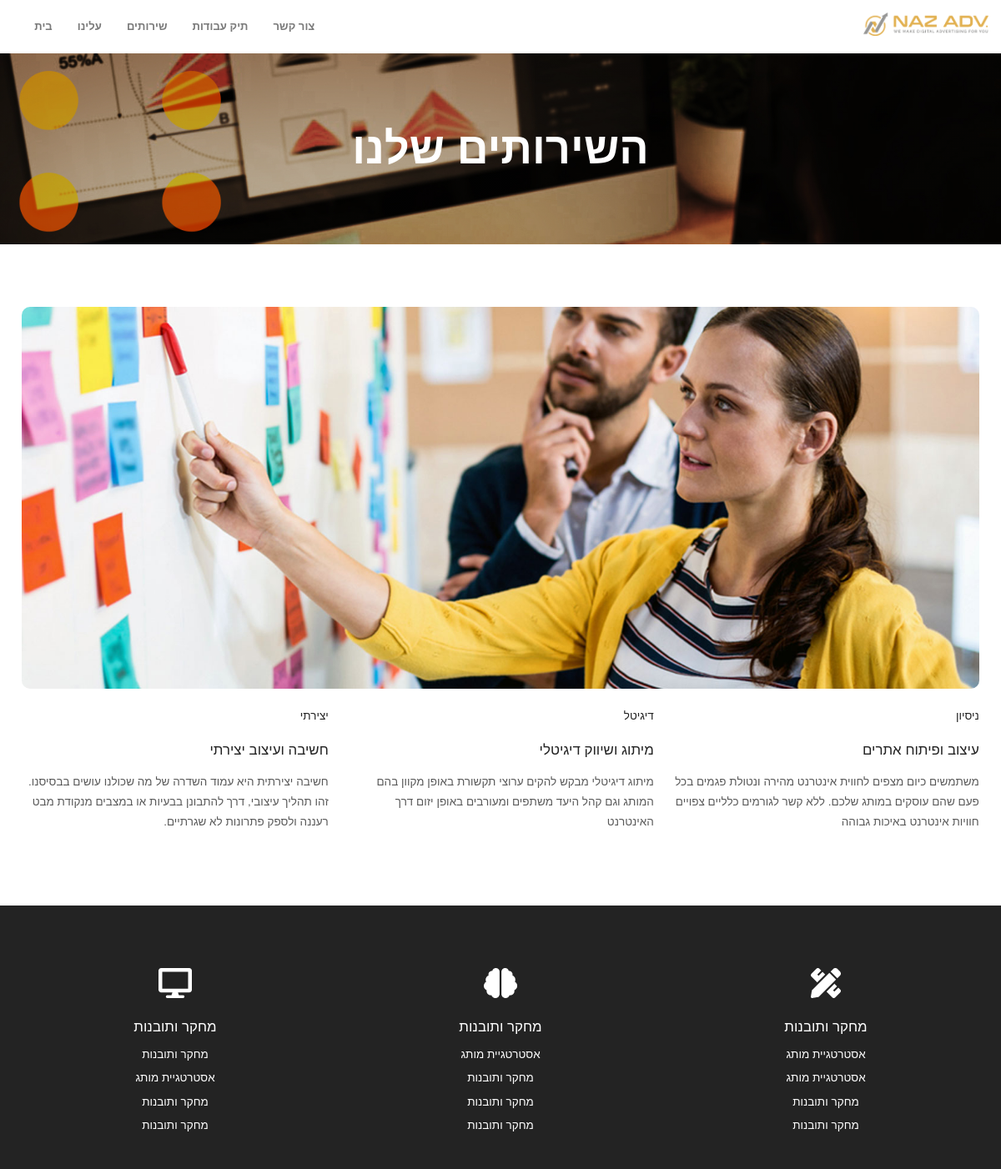
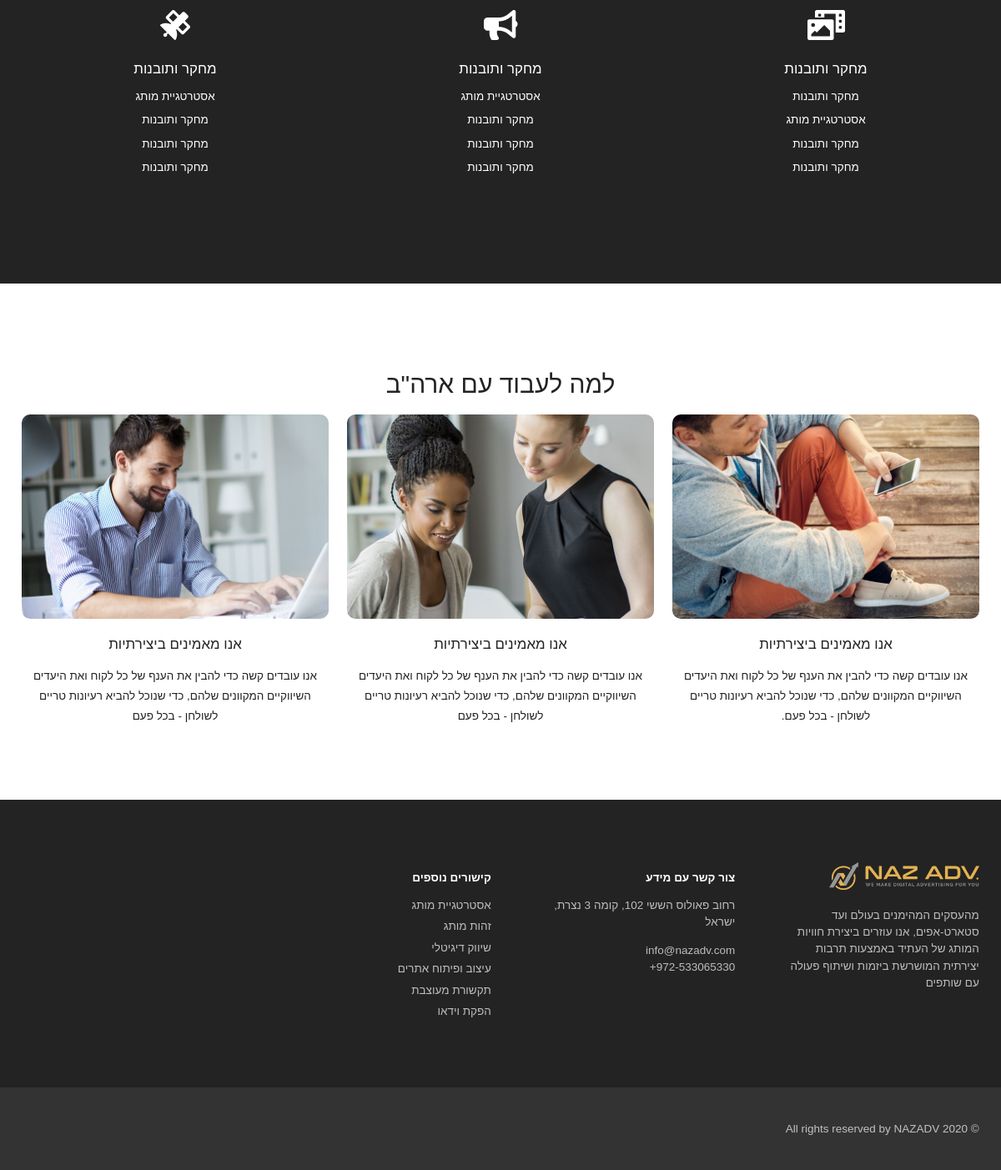
Page /services/ on the committed database (2 pictures, top to bottom).
### home/models.py (models this page shows)
class Brand(models.Model):
  logo = models.ImageField(upload_to="images/")
  favicon = models.ImageField(upload_to="images/")

### service/models.py (models this page shows, shortened)
class ServiceBanner(models.Model):
    heading = models.CharField(max_length=200)
    banner_image = models.ImageField(upload_to="images/")

class Cover(models.Model):
  cover = models.ImageField(upload_to="images/")

class Service_Fields(models.Model):
  category = models.CharField(max_length=200)
  title = models.CharField(max_length=200)
  summary = models.TextField()

class Service_Categories(models.Model):
  icon = models.ImageField(upload_to="images/")
  title = models.CharField(max_length=200)

class Service_Tag(models.Model):
  tag = models.CharField(max_length=200)
  service_categories = models.ForeignKey(Service_Categories, on_delete=models.CASCADE)

class Why_Work(models.Model):
  image = models.ImageField(upload_to="images/")
  title = models.CharField(max_length=200)
  summary = models.TextField()

### service/views.py (the view)
# urls.py: path('services/', include('service.urls')),
def service(request):
  brand = Brand.objects.all()[0]
  banner = ServiceBanner.objects.all()[0]
  cover = Cover.objects.all()[0]
  service_fields = Service_Fields.objects.all()[:3]
  service_categories = Service_Categories.objects.all()[:6]
  service_tag = Service_Tag.objects.all()
  why_work = Why_Work.objects.all()[:3]
  context = {
    	'brand':brand,
      'banner':banner,
      'cover': cover,
      'service_fields': service_fields,
      'service_categories': service_categories,
      'service_tag': service_tag,
      'why_work': why_work
  }
  return render(request, 'service/services.html', context)

### service/templates/service/services.html (shortened to what this page needs)
<!DOCTYPE html>
<html lang="en" dir="rtl">
{% load staticfiles %}
    <link rel="stylesheet" href="https://cdnjs.cloudflare.com/ajax/libs/materialize/1.0.0/css/materialize.min.css">
    <link href="https://unpkg.com/aos@2.3.1/dist/aos.css" rel="stylesheet">
    <link rel="stylesheet" href="https://cdnjs.cloudflare.com/ajax/libs/font-awesome/5.13.0/css/all.min.css">
    <link rel="stylesheet" href="{% static 'css/styles.min.css' %}">
<body>
<nav class="white">
    <div class="container">
        <div class="nav-wrapper">
            <a href="{% url 'home' %}" class="brand-logo">
                <img src="{{brand.logo.url}}" width="150" alt="logo">
            </a>
            <ul id="nav-mobile" class="left hide-on-med-and-down pl-2">
                <li><a href="{% url 'home' %}">בית</a></li>
                <li><a href="{% url 'aboutus' %}">עלינו</a></li>
                <li><a href="{% url 'service' %}">שירותים</a></li>
                <li><a href="{% url 'portfolio' %}">תיק עבודות</a></li>
                <li><a href="{% url 'contact' %}">צור קשר</a></li>
            </ul>
        </div>
    </div>
</nav>
    <div class="row banner section-padding-a" style="background-image: linear-gradient(rgba(0,0,0,0.25), rgba(0,0,0,0.25)),url({{banner.banner_image.url}});">
        <div class="col l12">
            <h2 class="center title">{{banner.heading}}</h2>
        </div>
    </div>
    <div class="container section-padding-a">
        <div class="row">
            <div class="col l12" data-aos="fade-up">
                <img class="responsive-img img-rounded" src="{{cover.cover.url}}" alt="">
            </div>
            {% for service in service_fields %}
            <div class="col l4">
                <div class="service-we-provide">
                    <p class="paragraph-small p-medium">{{service.category}}</p>
                    <h5 class="heading-small">{{service.title}}</h5>
                    <p class="paragraph-small light-dark-text">{{service.summary}}</p>
                </div>
            </div>
            {% endfor %}
        </div>
    </div>
    <div class="bgm-dark">
        <div class="container">
            <div class="row section-padding-a">
                {%  for sc in service_categories  %}
                <div class="col l4 center white-text sp-30" data-aos="fade-up">
                    <div class="mb-3">
                        <img src="{{ sc.icon.url}}" alt="" height="36">
                        <h6 class="heading-small mt-2">{{sc.title}}</h6>
                        {% for st in service_tag %}
                        {% if st.service_categories_id == sc.id %}
                        <p class="paragraph-small lh-110">{{st.tag}}</p>
                        {% endif %}
                        {% endfor %}
                    </div>
                </div>
                  {% endfor %}
            </div>
        </div>
    </div>
    <div class="container">
        <div class="row section-padding-a">
            <h4 class="center heading-one">למה לעבוד עם ארה"ב</h4>
            {% for ww in why_work %}
            <div class="col l4" data-aos="fade-up">
                <div class="img-wraper">
                    <img class="responsive-img img-rounded" src="{{ww.image.url}}" alt="">
                </div>
                <div class="txt-wraper center-align">
                    <h6 class="heading-small">{{ww.title}}</h6>
                    <p class="paragraph-small">{{ww.summary}}</p>
                </div>
            </div>
        {% endfor %}
        </div>
    </div>
<footer class="bgm-dark">
    <div class="container">
      <div class="row section-padding-a">
        <div class="col l3 right right-align">
          <a href="{% url 'home' %}">
            <img src="{{brand.logo.url}}" width="180" class="responsive-img" alt="">
          </a>
          <p>מהעסקים המהימנים בעולם ועד סטארט-אפים, אנו עוזרים ביצירת חוויות המותג של העתיד באמצעות תרבות יצירתית המושרשת ביזמות ושיתוף פעולה עם שותפים</p>
        </div>
        <div class="col l3 right right-align">
          <h6 class="footer-heading mb-2">צור קשר עם מידע</h6>
          <p class="mt-1">רחוב פאולוס הששי 102, קומה 3
            נצרת, ישראל</p>
          <p class="mt-1">info@nazadv.com<br/>972-533065330+</p>
        </div>
        <div class="col l3 right right-align">
          <h6 class="footer-heading mb-2">קישורים נוספים</h6>
          <a href="{% url 'service' %}" class="footer-link">אסטרטגיית מותג</a>
          <a href="{% url 'service' %}" class="footer-link">זהות מותג</a>
          <a href="{% url 'service' %}" class="footer-link">שיווק דיגיטלי</a>
          <a href="{% url 'service' %}" class="footer-link">עיצוב ופיתוח אתרים</a>
          <a href="{% url 'service' %}" class="footer-link">תקשורת מעוצבת</a>
          <a href="{% url 'service' %}" class="footer-link">הפקת וידאו</a>
        </div>
      </div>
    </div>
    <div class="bottom-footer bgm-light-dark">
      <div class="container">
        <div class="row section-padding-a-min">
          <div class="col l12">
            <span class="footer-p">© 2020 All rights reserved by NAZADV</span>
          </div>
        </div>
      </div>
    </div>
  </footer>
</body>
</html>

### rows in the picture
Brand: logo (picture)
ServiceBanner: banner_image (picture), heading "השירותים שלנו"
Cover: cover (picture)
Service_Fields: category "יצירתי", title "חשיבה ועיצוב יצירתי", summary "חשיבה יצירתית היא עמוד השדרה של מה שכולנו עושים בבסיסנו. זהו תהליך עיצובי, דרך להתבונן בבעיות או במצבים מנקודת מבט רעננה ולספק פתרונות לא שגרתיים."
Service_Fields: category "דיגיטל", title "מיתוג ושיווק דיגיטלי", summary "מיתוג דיגיטלי מבקש להקים ערוצי תקשורת באופן מקוון בהם המותג וגם קהל היעד משתפים ומעורבים באופן יזום דרך האינטרנט"
Service_Fields: category "ניסיון", title "עיצוב ופיתוח אתרים", summary "משתמשים כיום מצפים לחווית אינטרנט מהירה ונטולת פגמים בכל פעם שהם עוסקים במותג שלכם. ללא קשר לגורמים כלליים צפויים חוויות אינטרנט באיכות גבוהה"
Service_Categories: icon (picture), title "מחקר ותובנות"
Service_Tag: tag "מחקר ותובנות"
Service_Tag: tag "אסטרטגיית מותג"
Service_Tag: tag "מחקר ותובנות"
Service_Tag: tag "מחקר ותובנות"
Service_Categories: icon (picture), title "מחקר ותובנות"
Service_Tag: tag "אסטרטגיית מותג"
Service_Tag: tag "מחקר ותובנות"
Service_Tag: tag "מחקר ותובנות"
Service_Tag: tag "מחקר ותובנות"
Service_Categories: icon (picture), title "מחקר ותובנות"
Service_Tag: tag "אסטרטגיית מותג"
Service_Tag: tag "אסטרטגיית מותג"
Service_Tag: tag "מחקר ותובנות"
Service_Tag: tag "מחקר ותובנות"
Service_Categories: icon (picture), title "מחקר ותובנות"
Service_Tag: tag "אסטרטגיית מותג"
Service_Tag: tag "מחקר ותובנות"
Service_Tag: tag "מחקר ותובנות"
Service_Tag: tag "מחקר ותובנות"
Service_Categories: icon (picture), title "מחקר ותובנות"
Service_Tag: tag "אסטרטגיית מותג"
Service_Tag: tag "מחקר ותובנות"
Service_Tag: tag "מחקר ותובנות"
Service_Tag: tag "מחקר ותובנות"
Service_Categories: icon (picture), title "מחקר ותובנות"
Service_Tag: tag "מחקר ותובנות"
Service_Tag: tag "אסטרטגיית מותג"
Service_Tag: tag "מחקר ותובנות"
Service_Tag: tag "מחקר ותובנות"
Why_Work: image (picture), title "אנו מאמינים ביצירתיות", summary "אנו עובדים קשה כדי להבין את הענף של כל לקוח ואת היעדים השיווקיים המקוונים שלהם, כדי שנוכל להביא רעיונות טריים לשולחן - בכל פעם"
Why_Work: image (picture), title "אנו מאמינים ביצירתיות", summary "אנו עובדים קשה כדי להבין את הענף של כל לקוח ואת היעדים השיווקיים המקוונים שלהם, כדי שנוכל להביא רעיונות טריים לשולחן - בכל פעם"
Why_Work: image (picture), title "אנו מאמינים ביצירתיות", summary "אנו עובדים קשה כדי להבין את הענף של כל לקוח ואת היעדים השיווקיים המקוונים שלהם, כדי שנוכל להביא רעיונות טריים לשולחן - בכל פעם."
